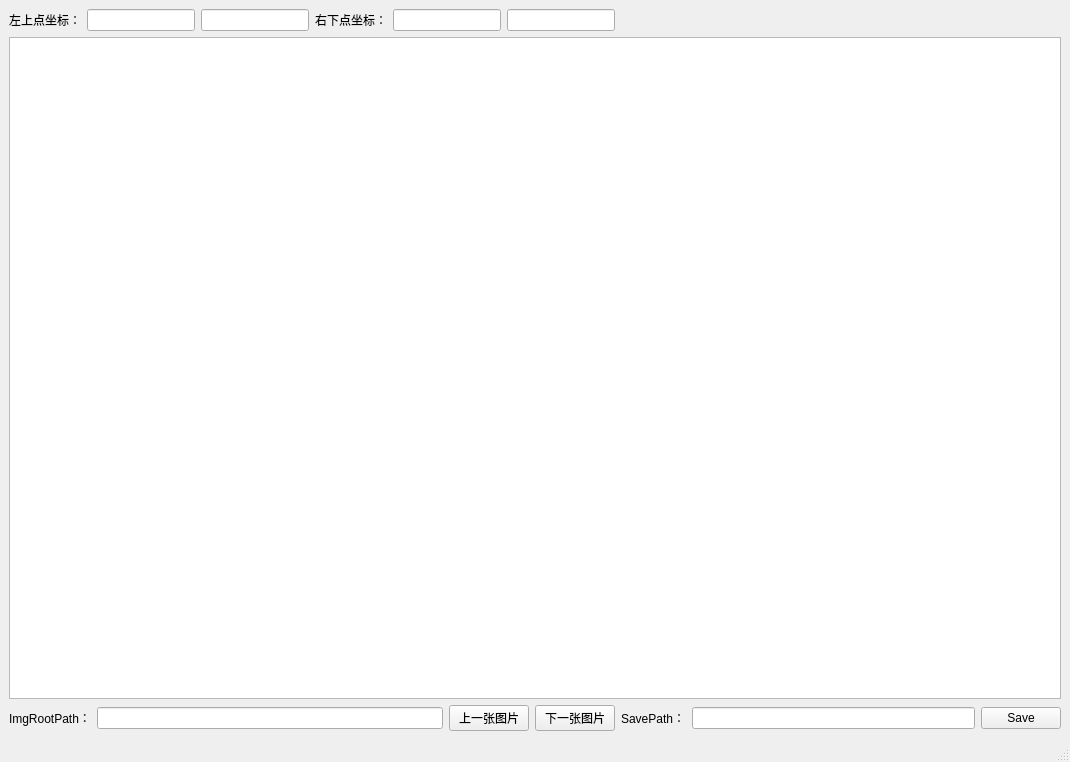
<?xml version="1.0" encoding="UTF-8"?>
<ui version="4.0">
 <class>MainWindow</class>
 <widget class="QMainWindow" name="MainWindow">
  <property name="geometry">
   <rect>
    <x>0</x>
    <y>0</y>
    <width>1070</width>
    <height>762</height>
   </rect>
  </property>
  <property name="windowTitle">
   <string>MainWindow</string>
  </property>
  <widget class="QWidget" name="centralwidget">
   <layout class="QGridLayout" name="gridLayout">
    <item row="0" column="0">
     <layout class="QHBoxLayout" name="horizontalLayout">
      <item>
       <widget class="QLabel" name="label">
        <property name="text">
         <string>左上点坐标：</string>
        </property>
       </widget>
      </item>
      <item>
       <widget class="QLineEdit" name="x0"/>
      </item>
      <item>
       <widget class="QLineEdit" name="y0"/>
      </item>
      <item>
       <widget class="QLabel" name="label_2">
        <property name="text">
         <string>右下点坐标：</string>
        </property>
       </widget>
      </item>
      <item>
       <widget class="QLineEdit" name="x1"/>
      </item>
      <item>
       <widget class="QLineEdit" name="y1"/>
      </item>
     </layout>
    </item>
    <item row="2" column="0">
     <layout class="QHBoxLayout" name="horizontalLayout_3">
      <item>
       <widget class="QLabel" name="label_4">
        <property name="text">
         <string>ImgRootPath：</string>
        </property>
       </widget>
      </item>
      <item>
       <widget class="QLineEdit" name="RootPath"/>
      </item>
      <item>
       <widget class="QPushButton" name="before_button">
        <property name="text">
         <string>上一张图片</string>
        </property>
       </widget>
      </item>
      <item>
       <widget class="QPushButton" name="after_button">
        <property name="text">
         <string>下一张图片</string>
        </property>
       </widget>
      </item>
     </layout>
    </item>
    <item row="2" column="1">
     <layout class="QHBoxLayout" name="horizontalLayout_2">
      <item>
       <widget class="QLabel" name="label_3">
        <property name="text">
         <string>SavePath：</string>
        </property>
       </widget>
      </item>
      <item>
       <widget class="QLineEdit" name="SavePath"/>
      </item>
      <item>
       <widget class="QPushButton" name="Save_button">
        <property name="text">
         <string>Save</string>
        </property>
       </widget>
      </item>
     </layout>
    </item>
    <item row="1" column="0" colspan="2">
     <widget class="QGraphicsView" name="graphicsView"/>
    </item>
   </layout>
  </widget>
  <widget class="QMenuBar" name="menubar">
   <property name="geometry">
    <rect>
     <x>0</x>
     <y>0</y>
     <width>1070</width>
     <height>23</height>
    </rect>
   </property>
  </widget>
  <widget class="QStatusBar" name="statusbar"/>
 </widget>
 <resources/>
 <connections/>
</ui>
